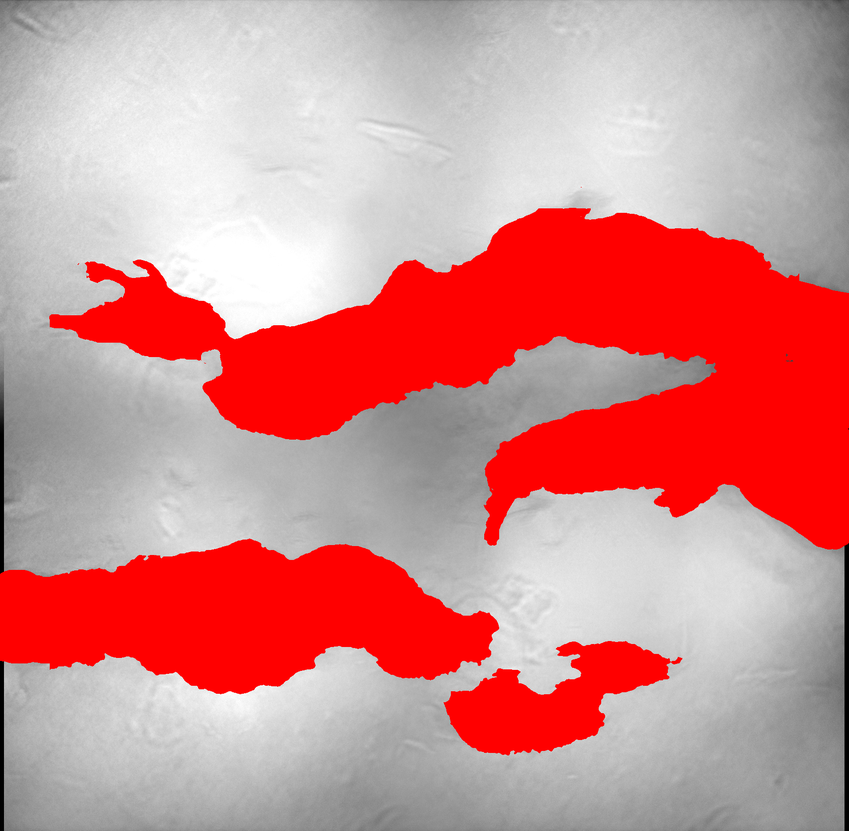
#> input picture paint/corrections/Average_mosaic_260618_B2_333_75_um_zoom_idx00000_mosaictileAA_img001of010.xrm.bim.bim_painted.png, 849 x 831 px, shrunk from 1706 x 1671 before the run; its folder holds only this picture in this run
$ python -i txm_features.py   (imports and definitions only)
#> lines starting #> are read from the running program, lines starting #| are printed output that depends on the picture
"""
Shared multi-scale pixel-feature extraction for TXM crack pixel classification.

Why a pixel classifier at all, instead of the region-candidate classifier
the SEM tool (detect_cracks.py) uses: on the TXM dataset, the region
classifier's ceiling is set by its *initial* Otsu-based darkness mask, which
in practice only covers ~1.1-1.3% of the image while the real crack extent
(per existing external reference) is 18-31%. Whether or not a candidate
region gets accepted or rejected downstream can't fix an initial mask that
never covered most of the true crack area in the first place -- the fix has
to happen at the pixel level. This mirrors what the SEM project's own
"interior active learning" system found (see
../../CBS_Crack_Detection_Pipeline/interior_active_learning/README.md): a
background-flattened brightness threshold structurally can't see the wider
graded "damaged zone" around a crack's darkest core.

Feature design (17 features/pixel), informed by what worked/failed on this
exact dataset earlier in this project:
- raw normalized intensity
- Gaussian-smoothed intensity at sigma = 2,4,8,16,32,64 px: this is the
  single most important feature group. A large-radius smoothed intensity
  directly encodes "is this pixel embedded in a broad dark region," which
  is what let a simple 1D intensity-population GMM correctly fill the
  dominant crack region earlier -- a learned classifier with this as a
  feature should recover that behavior AND learn better cutoffs than one
  hand-picked global threshold, for both the big dominant crack and
  smaller/fainter secondary ones (which need a smaller-radius version of
  the same idea).
- Gaussian gradient magnitude at sigma = 1,2,4,8: boundary/edge strength.
- Gaussian Laplacian (signed) at sigma = 1,2,4,8: ridge/line response,
  cheaper than a full Frangi filter, useful for thin secondary cracks.
- Local standard deviation (texture roughness) at sigma = 2,8: helps
  separate smooth void/crack interior from textured bulk material.
"""

import numpy as np
from scipy import ndimage as ndi

SMOOTH_SIGMAS = [2, 4, 8, 16, 32, 64]
GRADIENT_SIGMAS = [1, 2, 4, 8]
LAPLACIAN_SIGMAS = [1, 2, 4, 8]
TEXTURE_SIGMAS = [2, 8]

FEATURE_NAMES = (
    ["intensity"]
    + [f"smooth_s{s}" for s in SMOOTH_SIGMAS]
    + [f"gradmag_s{s}" for s in GRADIENT_SIGMAS]
    + [f"laplacian_s{s}" for s in LAPLACIAN_SIGMAS]
    + [f"texture_s{s}" for s in TEXTURE_SIGMAS]
)
N_FEATURES = len(FEATURE_NAMES)


def robust_normalize(img, plo=1.0, phi=99.0):
    lo, hi = np.percentile(img, [plo, phi])
    if hi <= lo:
        hi, lo = float(img.max()), float(img.min())
    return np.clip((img.astype(np.float64) - lo) / max(hi - lo, 1e-8), 0.0, 1.0).astype(np.float32)


def local_std(img, sigma):
    """Local standard deviation via the sum-of-squares trick -- one pair of
    separable Gaussian blurs instead of a generic (slow) footprint filter."""
    mean = ndi.gaussian_filter(img, sigma=sigma)
    mean_sq = ndi.gaussian_filter(img.astype(np.float64) ** 2, sigma=sigma)
    var = np.clip(mean_sq - mean.astype(np.float64) ** 2, 0, None)
    return np.sqrt(var).astype(np.float32)


def compute_feature_stack(img01):
    """img01: float32 array in [0,1]. Returns (H, W, N_FEATURES) float32."""
    h, w = img01.shape
    feats = np.empty((h, w, N_FEATURES), dtype=np.float32)
    idx = 0

    feats[..., idx] = img01
    idx += 1

    for s in SMOOTH_SIGMAS:
        feats[..., idx] = ndi.gaussian_filter(img01, sigma=s)
        idx += 1

    for s in GRADIENT_SIGMAS:
        feats[..., idx] = ndi.gaussian_gradient_magnitude(img01, sigma=s)
        idx += 1

    for s in LAPLACIAN_SIGMAS:
        feats[..., idx] = ndi.gaussian_laplace(img01, sigma=s)
        idx += 1

    for s in TEXTURE_SIGMAS:
        feats[..., idx] = local_std(img01, sigma=s)
        idx += 1

    assert idx == N_FEATURES
    return feats

>>> import cv2
>>> picture = cv2.imread('../paint/corrections/Average_mosaic_260618_B2_333_75_um_zoom_idx00000_mosaictileAA_img001of010.xrm.bim.bim_painted.png', cv2.IMREAD_GRAYSCALE)
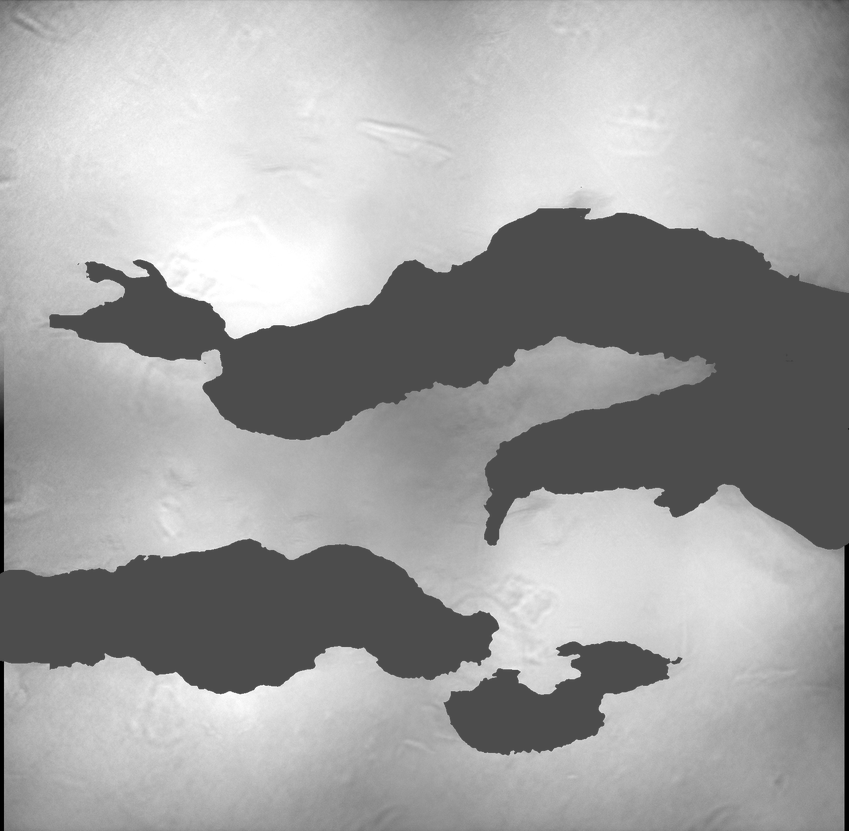
#> picture: shape (831, 849); min 0, max 255, mean 160.6
>>> result = compute_feature_stack(picture)
#> after the loop in compute_feature_stack, `for s in SMOOTH_SIGMAS:`: idx = 7
#> after the loop in compute_feature_stack, `for s in GRADIENT_SIGMAS:`: idx = 11
#> after the loop in compute_feature_stack, `for s in LAPLACIAN_SIGMAS:`: idx = 15
#> the loop in compute_feature_stack, `for s in TEXTURE_SIGMAS:` made 2 passes
#> idx on passes 1 to 2: 16, 17
#> pass 1, in local_std, `mean_sq = ndi.gaussian_filter(img.astype(np.float64) ** 2, sigma=sigma)`:
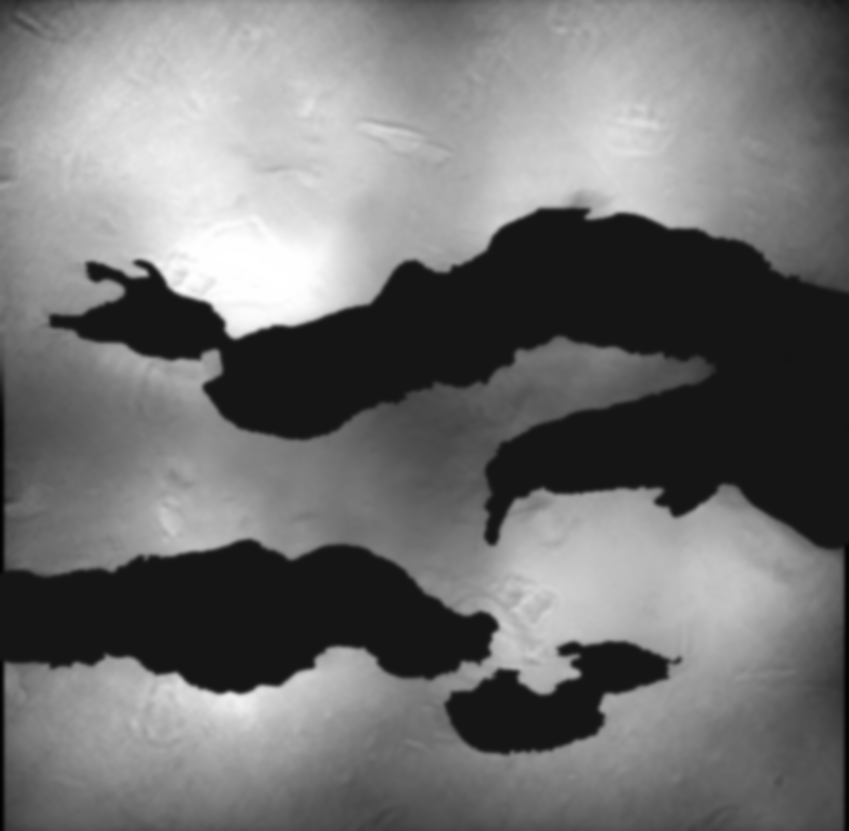
#> mean_sq: shape (831, 849) float64; min 329.7, max 65025, mean 29207.9; drawn with min black and max white
#> pass 1, in local_std, `var = np.clip(mean_sq - mean.astype(np.float64) ** 2, 0, None)`:
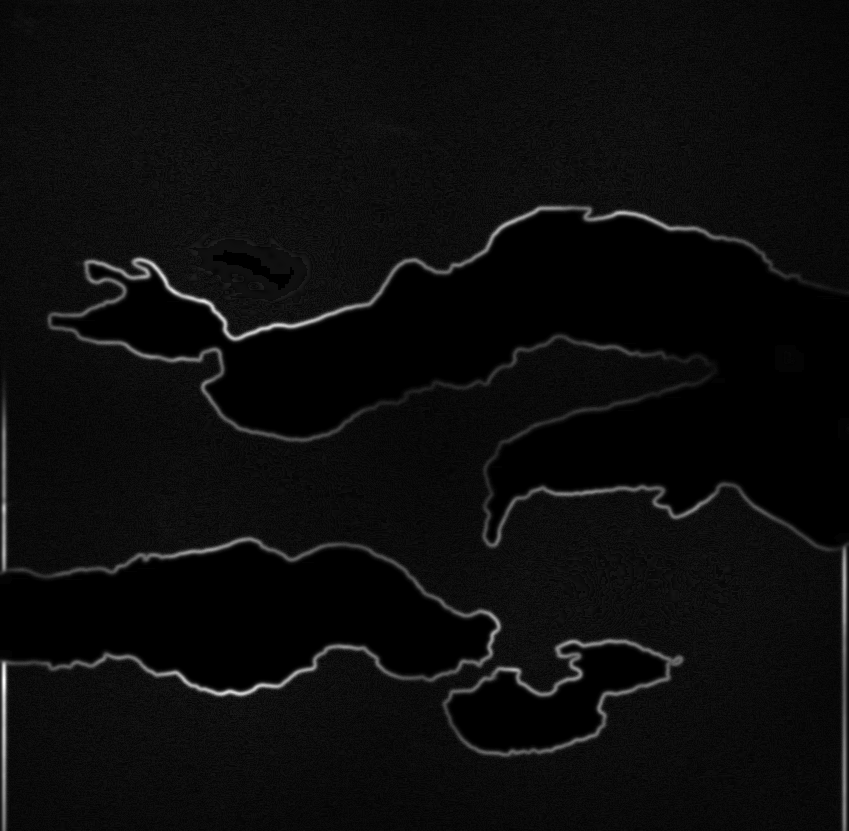
#> var: shape (831, 849) float64; min 0, max 8055.5, mean 396.8; drawn with min black and max white
#> pass 2, in local_std (call 2), `mean = ndi.gaussian_filter(img, sigma=sigma)`:
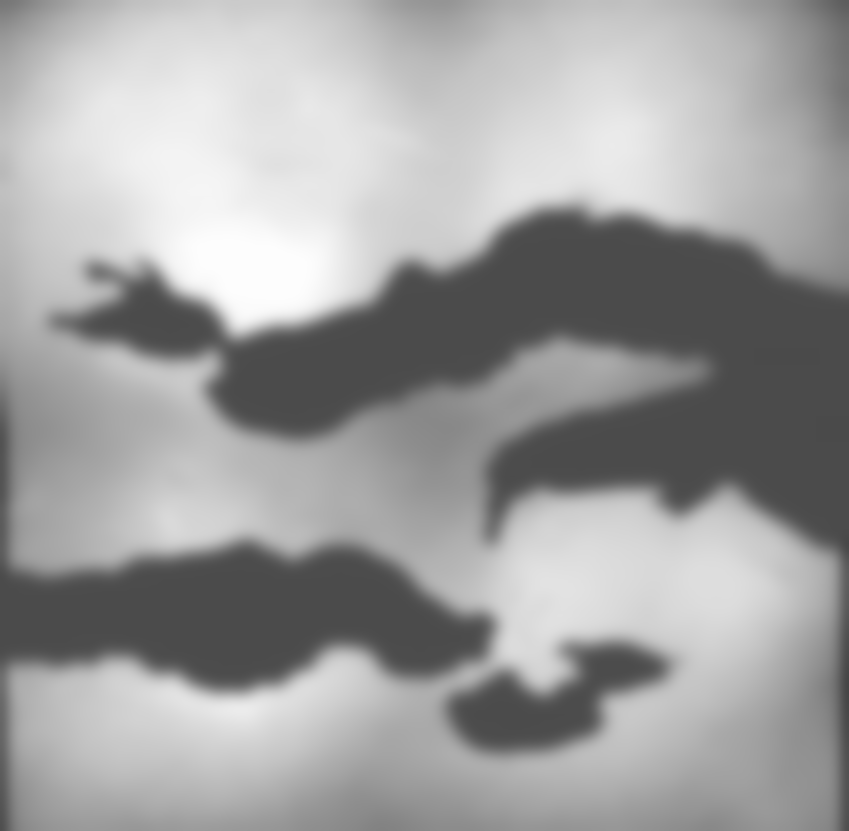
#> mean: shape (831, 849); min 69, max 253, mean 159.6
#> after the loop in compute_feature_stack, `for s in TEXTURE_SIGMAS:`: idx = 17
